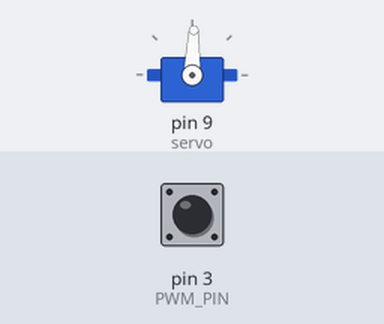
Recording of a sketch running on a simulated Arduino Uno, built with avr-gcc and run on an emulated ATmega328P. Parts: servo. Inputs (shaded band) come from the test bench; at power-on: pin 3 (PWM_PIN) LOW. What the sketch prints to the serial monitor is not drawn.

Above: at 1.2 s.
1.3 s: pin 3 (PWM_PIN) pulsed HIGH 5 times (0.12 s each, 0.3 s apart)
Timing chart, 0 to 11.8 s (numbered marks = the images above; inputs shaded):
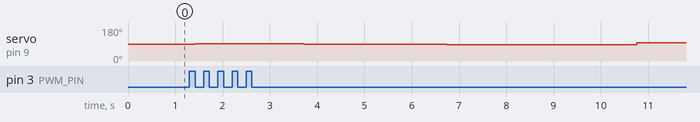

The sketch:

Servo_rotator_v5.ino
```cpp
/*
Servo for rotator, v4 -- Andrew R Gross
 */

#include <Servo.h>

Servo servo; // create servo object

byte PWM_PIN = 3;
unsigned long pwm_value;
int angle;
int setpoint;
int setpointDistance;
int distCW;
int distCCW;
int posCounter = 0;
//int positions[] = {0, 90, 180, 270, 0, 90, 180, 270, 0, 90, 180, 270, 0, 90, 180, 270};
int positions[] = {0, 135, 270, 45, 180, 315, 90, 225, 0, 135, 270, 45, 180, 315, 90, 225,  0, 180};
//unsigned long waitDurations[] = {10000, 10000, 10000, 10000, 2700000, 2700000, 2700000, 2700000,  270000000};
unsigned long waitDurations[] = {4000, 4000, 4000, 4000, 4000, 4000, 4000, 4000, 4000, 3600000, 3600000, 3600000, 3600000, 3600000, 3600000, 3600000, 3600000, 36000000};

unsigned long currentMillis;
unsigned long waitMillis;
unsigned long lastActionMillis;
unsigned long reportMillis;

void setup() {
  Serial.begin(9600);
    Serial.write("\n\n\n");
  pinMode(PWM_PIN, INPUT);

//  waitMillis = 27000000;
  waitMillis = waitDurations[posCounter];          // Turn every 4 seconds for testing
  setpoint = positions[posCounter];

  servo.attach(9);
}

void loop() {

/// Check time
  currentMillis = millis();

/// Read position
  pwm_value = pulseIn(PWM_PIN, HIGH);
  angle = map(pwm_value, 32, 1050, 1, 360);
/*
  Serial.print("Sensor value = ");
  Serial.print(pwm_value);

  Serial.print("\t ### ### ### Angle = ");
  Serial.print(angle);

  Serial.print("  \t %%% %%% %%% Setpoint = ");
  Serial.print(setpoint);
*/
/// Find distance to setpoint in both directions
  distCW = setpoint - angle;
  if (distCW < 0){
    distCW = distCW + 360;
    }

  distCCW = angle - setpoint;
  if (distCCW < 0){
    distCCW = distCCW +360;
  }
/*
  Serial.print(" \t &&& &&& &&& distCW = ");
  Serial.print(distCW);
  Serial.print(" \t ... distCCW = ");
  Serial.print(distCCW);
  Serial.print(" \t --- minDist = ");
  Serial.println(min(distCW, distCCW));
*/
/// Check if it's time to change position
  if (currentMillis - lastActionMillis > waitMillis){
    posCounter = posCounter + 1;
    setpoint = positions[posCounter];
    waitMillis = waitDurations[posCounter];      // Advance wait time to next position in the array

    Serial.print("Setpoint: ");
    Serial.print(setpoint);
    Serial.print(" ... Wait vector ");
    Serial.print(waitDurations[4]);

    Serial.print("Action number: ");
    Serial.print(posCounter);
    Serial.print(" ... Wait time changed to: ");
    Serial.println(waitMillis);

    if (setpoint > 360) {                         // This should never be used now.
      setpoint = setpoint - 360;
    }
    //Serial.println(setpoint);
    lastActionMillis = currentMillis;             // Record the current time as the last time an action was taken
  }

/// Check if the angle matches the setpoint
  if(min(distCW, distCCW) <9){
    servo.write(92);
    delay(100);
  }
  else if(min(distCW, distCCW) <22) {
    if(distCW < distCCW){
      servo.write(88);
    }
    else{
      servo.write(96);
    }
  }
  else{
    if(distCW < distCCW){
      servo.write(87);
    }
    else{
      servo.write(97);
    }
  }

}
```
